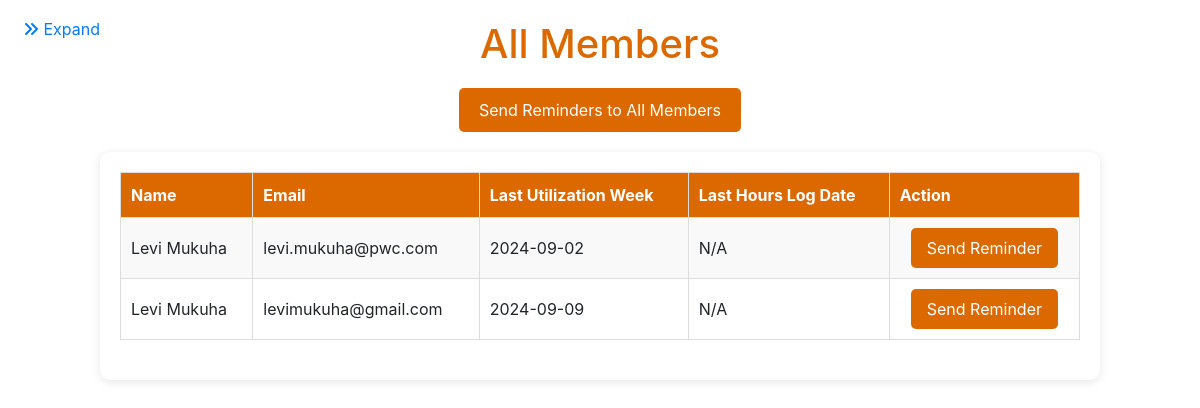
Page /members on the earlier database version.
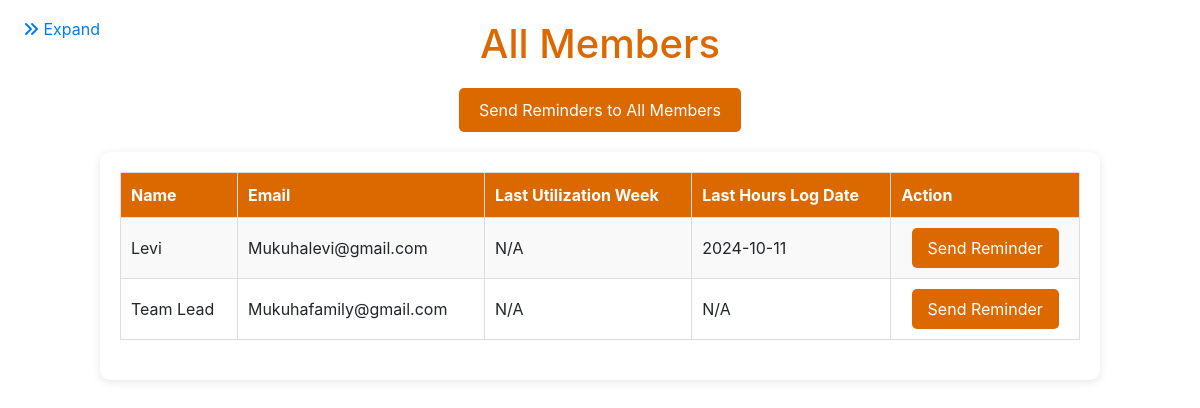
Same page on the later database version.
### app.py (models this page shows)
class Staff(db.Model):
    id = db.Column(db.Integer, primary_key=True)
    name = db.Column(db.String(100), nullable=False)
    email = db.Column(db.String(120), unique=True, nullable=False)
    leave_days_remaining = db.Column(db.Float, default=0.0)
    is_team_leader = db.Column(Boolean, default=False)
    receive_notifications = db.Column(Boolean, default=True)
    engagements = db.relationship('Engagement', backref='team_leader', lazy=True)
    proposals = db.relationship('Proposal', backref='team_leader', lazy=True)
    hours_logs = db.relationship('HoursLog', backref='staff_member', lazy=True)
    leave_records = db.relationship('LeaveRecord', backref='staff', lazy=True)
    utilizations = db.relationship('Utilization', backref='staff', lazy=True)

class Utilization(db.Model):
    id = db.Column(db.Integer, primary_key=True)
    staff_id = db.Column(db.Integer, db.ForeignKey('staff.id'))
    week_start = db.Column(db.Date, nullable=False)
    client_utilization_year_to_date = db.Column(db.Float, default=0.0)
    client_utilization_month_to_date = db.Column(db.Float, default=0.0)
    resource_utilization_year_to_date = db.Column(db.Float, default=0.0)
    resource_utilization_month_to_date = db.Column(db.Float, default=0.0)

class HoursLog(db.Model):
    id = db.Column(db.Integer, primary_key=True)
    staff_id = db.Column(db.Integer, db.ForeignKey('staff.id'))
    category = db.Column(db.String(20), nullable=False)
    item_id = db.Column(db.Integer, nullable=False)
    hours = db.Column(db.Float, nullable=False)
    date = db.Column(db.Date, nullable=False)

### app.py (the view)
@app.route('/members')
def members():
    today = datetime.now().date()
    start_of_week = today - timedelta(days=today.weekday())
    end_of_week = start_of_week + timedelta(days=6)
    members = Staff.query.all()
    member_data = []
    for member in members:
        last_utilization = Utilization.query.filter_by(staff_id=member.id).order_by(Utilization.week_start.desc()).first()
        last_hours_log = HoursLog.query.filter_by(staff_id=member.id).order_by(HoursLog.date.desc()).first()
        utilization_in_week = last_utilization and start_of_week <= last_utilization.week_start <= end_of_week
        hours_log_in_week = last_hours_log and start_of_week <= last_hours_log.date <= end_of_week
        member_data.append({
            'id': member.id,
            'name': member.name,
            'email': member.email,
            'last_utilization_week': last_utilization.week_start if last_utilization else None,
            'last_hours_log_date': last_hours_log.date if last_hours_log else None,
            'show_reminder': not (utilization_in_week and hours_log_in_week)
        })
    return render_template('members.html', members=member_data)

### templates/members.html (shortened to what this page needs)
{% extends "base.html" %}
{% block content %}
<h1 style="text-align: center; color: #dc6900; margin-bottom: 20px;">All Members</h1>
<form action="{{ url_for('send_all_reminders') }}" method="POST" style="text-align: center; margin-bottom: 20px;">
  <button type="submit" style="background-color: #dc6900; color: white; padding: 10px 20px; border: none; border-radius: 5px; cursor: pointer;">
      Send Reminders to All Members
  </button>
</form>
<div style="max-width: 1000px; margin: 0 auto; background-color: #ffffff; padding: 20px; border-radius: 10px; box-shadow: 0 2px 10px rgba(0, 0, 0, 0.1);">
    <table style="width: 100%; border-collapse: collapse; margin-bottom: 20px;">
        <thead>
            <tr style="background-color: #dc6900; color: white;">
                <th style="padding: 10px; border: 1px solid #ddd;">Name</th>
                <th style="padding: 10px; border: 1px solid #ddd;">Email</th>
                <th style="padding: 10px; border: 1px solid #ddd;">Last Utilization Week</th>
                <th style="padding: 10px; border: 1px solid #ddd;">Last Hours Log Date</th>
                <th style="padding: 10px; border: 1px solid #ddd;">Action</th>
            </tr>
        </thead>
        <tbody>
            {% for member in members %}
            <tr style="background-color: {% if loop.index is odd %} #f9f9f9 {% else %} #ffffff {% endif %};">
                <td style="padding: 10px; border: 1px solid #ddd;">{{ member.name }}</td>
                <td style="padding: 10px; border: 1px solid #ddd;">{{ member.email }}</td>
                <td style="padding: 10px; border: 1px solid #ddd;">{{ member.last_utilization_week|default('N/A', true) }}</td>
                <td style="padding: 10px; border: 1px solid #ddd;">{{ member.last_hours_log_date|default('N/A', true) }}</td>
                <td style="padding: 10px; border: 1px solid #ddd;">
                    {% if member.show_reminder %}
                    <form action="{{ url_for('send_reminder', member_id=member.id) }}" method="POST" style="text-align: center;">
                        <button type="submit" style="background-color: #dc6900; color: white; padding: 8px 16px; border: none; border-radius: 5px; cursor: pointer;">
                            Send Reminder
                        </button>
                    </form>
                    {% endif %}
                </td>
            </tr>
            {% endfor %}
        </tbody>
    </table>
</div>
{% endblock %}

Differences in the rows shown:
changed Staff: name "Levi Mukuha" → "Levi"; email "levi.mukuha@pwc.com" → "Mukuhalevi@gmail.com"; last_utilization_week "2024-09-02" → "N/A"; last_hours_log_date "N/A" → "2024-10-11"
changed Staff: name "Levi Mukuha" → "Team Lead"; email "levimukuha@gmail.com" → "Mukuhafamily@gmail.com"; last_utilization_week "2024-09-09" → "N/A"
